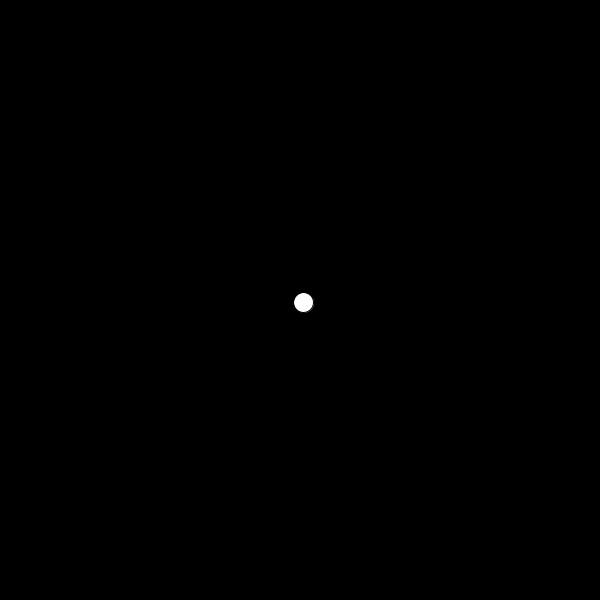
Frame 1 (no input)
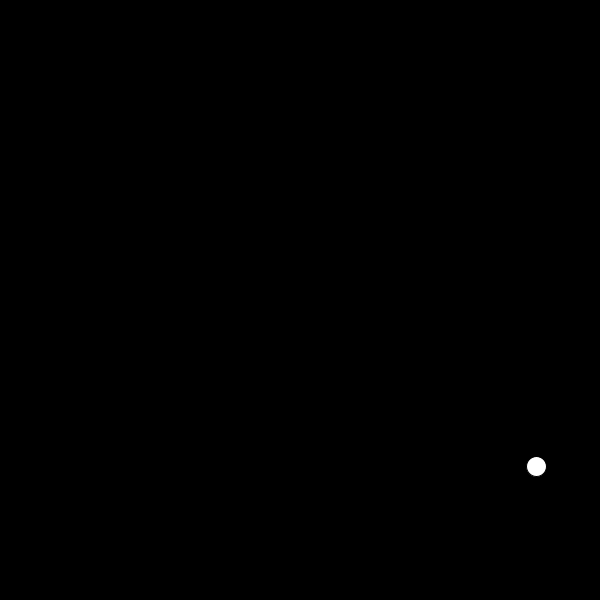
Frame 60 (the mouse pressed at the canvas centre just before this capture)
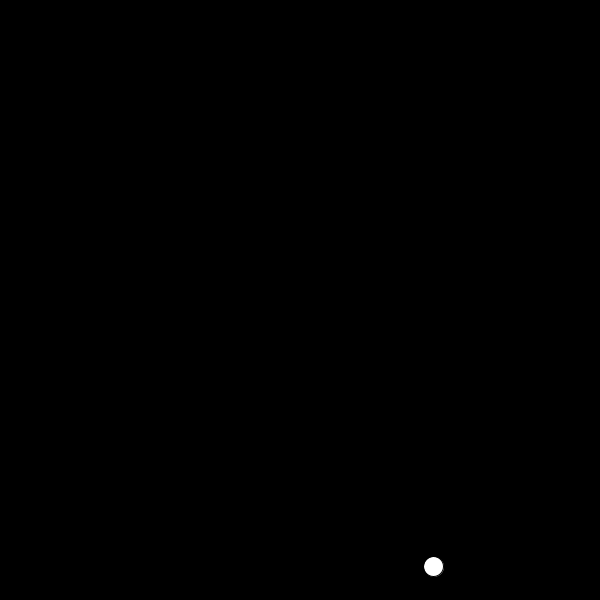
Frame 120 (the mouse held since frame 60 and released just before this capture)

The Processing sketch that drew these frames (run headless with seeded random() and noise(); from frame 60 on, the mouse is pressed at the canvas centre):

// Processing sketch: sad_pong
// ── sad_pong.pde
/*
  CHALLENGES:
  -different shape(s)
  -random background change every collision
  -random fill for ball every collision
  -random size for ball every collision
  -make the ball bounce from its side
  -add a second ball
*/

// store pong ball coordinates
// as GLOBAL VARIABLES!!
float x;
float y;
float xSpeed;
float ySpeed;

void setup() {
  size(600, 600);

  // give the global vars values
  // now that window has been created
  x = width/2;
  y = height/2;

  // set initial speed to random value
  xSpeed = random(2,5);
  ySpeed = random(2,5);
}

void draw() {
  background(0);

  // change the x position
  x = x + xSpeed;
  // and y
  y = y + ySpeed;
  
  // did we hit right side?
  if(x >= width) {
    // collision right
    xSpeed = xSpeed * -1;
  }
  
  if(x <= 0) {
    // collision left
    xSpeed = xSpeed * -1;
  }
  
  if(y >= height) {
    // collision bottom
    ySpeed = ySpeed * -1;
  }
  
  if(y <= 0) {
    // collision top
    ySpeed = ySpeed * -1;
  }
  
  // draw the ball!
  ellipse(x, y, 20, 20);
}
